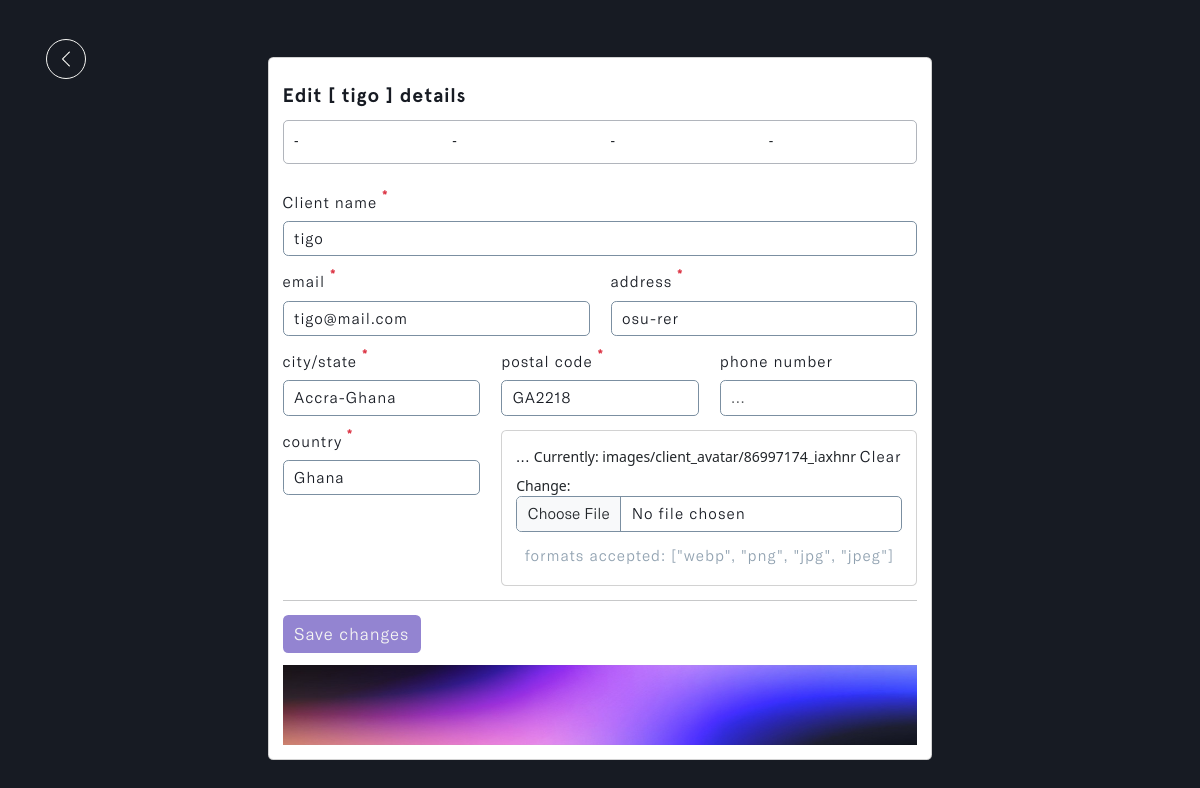
/client/b06b43166bf0449dad2a5774f604c17e (signed in), run on the app's committed database.
### invoice/models.py (models this page shows, shortened)
class Client(models.Model):
    account_owner = models.ForeignKey(Profile, on_delete=models.CASCADE, related_name='clients', db_index=True)
    name = models.CharField(max_length=50, unique=True, db_index=True)
    address = models.CharField(max_length=255)
    country = models.CharField(max_length=50, null=True, blank=True)
    email = models.EmailField(max_length=100, unique=True, db_index=True)
    phone_number = models.IntegerField(null=True, blank=True)
    city_state = models.CharField(max_length=50, null=True, blank=True)
    postal_code = models.CharField(max_length=30, null=True, blank=True)
    client_avatar = ResizedImageField(size=[600, 600], quality=85, null=True, blank=True, upload_to='client_avatar/', default='emil-kowalski.png')
    updated_time_stamp = models.DateTimeField(auto_now=True, db_index=True)
    created_time_stamp = models.DateTimeField(auto_now_add=True, db_index=True)
    id = models.UUIDField(default=uuid.uuid4, primary_key=True, unique=True, editable=False)
    class Meta:
        ordering = ['-updated_time_stamp']
        indexes = [
            models.Index(fields=['name']),
            models.Index(fields=['email']),
            models.Index(fields=['updated_time_stamp']),
            models.Index(fields=['created_time_stamp']),
        ]

### invoice/views.py (the view, shortened to what this page needs)
# urls.py: path('client/<str:pk>', views.edit_client, name='client-details'),
@login_required(login_url='login')
def edit_client(request, pk):
    profile = request.user.profile
    client = profile.clients.get(id=pk)
    form = ClientCreationForm(instance=client)
    context = {'form': form, 'client': client}
    return render(request, 'invoice/client-details.html', context)

### invoice/forms.py
class ClientCreationForm(ModelForm):
    class Meta:
        model = Client
        fields = ['name', 'address', 'country', 'city_state', 'email', 'phone_number', 'postal_code', 'client_avatar']
        widgets = {
            'name': forms.TextInput(attrs={'placeholder': '...'}),
            'address': forms.TextInput(attrs={'placeholder': '...'}),
            'country': forms.TextInput(attrs={'placeholder': '...'}),
            'city_state': forms.TextInput(attrs={'placeholder': '...'}),
            'email': forms.TextInput(attrs={'placeholder': '...'}),
            'phone_number': forms.TextInput(attrs={'placeholder': '...'}),
            'postal_code': forms.TextInput(attrs={'placeholder': '...'}),
        }
    def __init__(self, *args, **kwargs):
        super(ClientCreationForm, self).__init__(*args, **kwargs)
        for name, fields in self.fields.items():
            fields.widget.attrs.update({'class': 'input form-control'})

### invoice/templates/invoice/client-details.html (shortened to what this page needs)
{% load static %}
<!DOCTYPE html>
<html lang="en" class="js has-scroll-init has-scroll-smooth">
  <head>
    <link rel="stylesheet" href="{% static '/css/bootstrap.min.css' %}" />
    <link rel="stylesheet" href="{% static '/css/client-details.css' %}" />
    <link
      rel="stylesheet"
      href="https://maxcdn.bootstrapcdn.com/font-awesome/4.5.0/css/font-awesome.min.css"
    />
  </head>
  <body
    id="pageTop"
    class="page-content"
    data-spy="scroll"
    data-target="#mainNav"
  >
    <main>
      <div data-scroll class="page page--layout-2" id="main">
        <div id="client--details-hero">
          <div class="container-fluid">
            <div class="client--details-intro">
              <a href="javascript:history.back()">
                <img
                  src="{% static '/images/left.png' %}"
                  class="img-fluid"
                  id="return_back"
                  alt="return_back-img"
                />
              </a>
              <div class="card d-flex mx-auto" id="main--card">
                <div class="card-body">
                  <h5>Edit [ {{client.name}} ] details</h5>
                  <div class="row" id="ion-icon--card">
                    <div class="col-3 col-md-3">
                       -
                    </div>
                    <div class="col-3 col-md-3">
                       -
                    </div>
                    <div class="col-3 col-md-3">
                       -
                    </div>
                    <div class="col-3 col-md-3">
                       -
                    </div>
                  </div>
                  <form action="" method="POST" enctype="multipart/form-data">
                    <div class="row">
                      <div class="col-md-12">
                        <div class="mb-3">
                          <label
                            for="exampleFormControlInput1"
                            class="form-label"
                            >Client name
                            <sup class="text-danger fw-bold fs-6">*</sup></label
                          >
                          {{form.name}}
                        </div>
                      </div>
                      <div class="col-md-6">
                        <div class="mb-3">
                          <label for="exampleEmail" class="form-label"
                            >email
                            <sup class="text-danger fw-bold fs-6">*</sup></label
                          >
                          {{form.email}}
                        </div>
                      </div>
                      <div class="col-md-6">
                        <div class="mb-3">
                          <label for="exampleAddress" class="form-label"
                            >address
                            <sup class="text-danger fw-bold fs-6">*</sup></label
                          >
                          {{form.address}}
                        </div>
                      </div>
                      <div class="col-md-4">
                        <div class="mb-3">
                          <label for="exampleFCity--State" class="form-label"
                            >city/state
                            <sup class="text-danger fw-bold fs-6">*</sup></label
                          >
                          {{form.city_state}}
                        </div>
                      </div>
                      <div class="col-md-4">
                        <div class="mb-3">
                          <label for="examplePostal--code" class="form-label"
                            >postal code
                            <sup class="text-danger fw-bold fs-6">*</sup></label
                          >
                          {{form.postal_code}}
                        </div>
                      </div>
                      <div class="col-md-4">
                        <div class="mb-3">
                          <label for="exampleNumber" class="form-label"
                            >phone number</label
                          >
                          {{form.phone_number}}
                        </div>
                      </div>
                      <div class="col-md-4">
                        <div class="mb-3">
                          <label for="exampleCountry" class="form-label"
                            >country
                            <sup class="text-danger fw-bold fs-6">*</sup></label
                          >
                          {{form.country}}
                        </div>
                      </div>
                      <div class="col-md-8">
                        <div class="card">
                          <div class="card-body">
                            <div class="mb-3">
                              <label for="formFile" class="form-label">
                                ...
                              </label>
                              {{form.client_avatar}}
                            </div>
                            <h6>
                              formats accepted: ["webp", "png", "jpg", "jpeg"]
                            </h6>
                          </div>
                        </div>
                      </div>
                    </div>
                    <hr id="offcanvas--line" />
                    <input
                      type="submit"
                      id="save--btn"
                      class="btn"
                      value="Save changes"
                    />
                    <a
                      id="delete--btn"
                      class="btn"
                      data-bs-toggle="modal"
                      data-bs-target="#deleteAccountModal"
                      ></a>
                  </form>
                  <img
                    src="{% static '/images/banner.jpeg' %}"
                    class="img-fluid offcanvas--banner"
                    alt="offcanvas--banner"
                  />
                </div>
              </div>
            </div>
          </div>
        </div>
      </div>
    </main>
  </body>
</html>

### static/css/client-details.css (style rules this page uses)
*, *::after, *::before { box-sizing: border-box; margin: 0; padding: 0; }
html, body { box-sizing: border-box; font-size: 14px; margin: 0; padding: 0; width: 100%; overflow-x: hidden; background: var(--main-color); -webkit-font-smoothing: antialiased; -moz-osx-font-smoothing: grayscale; scroll-behavior: smooth; }
a { text-decoration: none; }
.page-content { --main-color: #171b23; --text-color: #f6f6f3; --header-font: "Apercu-Bold"; --text-font: "GTAmerica-Light"; }
a { text-decoration: none; color: var(--accent-color); }
#client--details-hero { margin-top: 10%; }
.client--details-intro { margin: 3%; }
#return_back { width: 5%; padding: 10px; border-radius: 50%; border: 1px solid var(--text-color); display: inline-block; width: 40px; height: 40px; margin-bottom: 3%; }
.client--details-intro h5 { font-size: 1.5rem; font-family: var(--header-font); color: var(--main-color); letter-spacing: 1px; margin-top: 2%; margin-bottom: 4%; }
.client--details-intro #ion-icon--card { border: 1px solid #6b728086; margin-top: 4%; padding: 2%; margin: 1%; border-radius: 5px; padding-top: 4%; padding-bottom: 4%; }
.client--details-intro .col-md-12 { margin-top: 11%; }
.client--details-intro label { font-size: 1.2rem; font-family: var(--text-font); color: var(--main-color); letter-spacing: 1px; }
.client--details-intro .input { color: var(--main-color); letter-spacing: 1px; font-family: var(--text-font); font-size: 1.1rem; border: 1px solid #7b8fa1; background: transparent; border-bottom-right-radius: 5px; border-top-right-radius: 5px; }
#save--btn { color: var(--text-color); letter-spacing: 1px; font-family: var(--text-font); font-size: 1.3rem; background: #9384d1; transition: all 0.5s ease-in-out; }
#client--details-hero h6 { font-size: 1.2rem; font-family: var(--text-font); color: #7b8fa1d7; letter-spacing: 1px; text-align: center; }
@media (min-width: 1200px) { #client--details-hero { margin-top: 1%; } }
@media (min-width: 1200px) { .client--details-intro { margin: 3%; } }
@media (min-width: 1200px) { #return_back { width: 5%; padding: 10px; width: 40px; height: 40px; margin-bottom: -2%; } }
@media (min-width: 1200px) { .client--details-intro #main--card { width: 60%; } }
@media (min-width: 1200px) { .client--details-intro h5 { font-size: 1.4rem; margin-top: 2%; margin-bottom: 2%; } }
@media (min-width: 1200px) { .client--details-intro #ion-icon--card { margin-top: 4%; padding: 0%; margin: 0%; padding-top: 1%; padding-bottom: 1%; } }
@media (min-width: 1200px) { .client--details-intro .col-md-12 { margin-top: 4%; } }
@media (min-width: 1200px) { .client--details-intro label { font-size: 1.1rem; } }
@media (min-width: 1200px) { .client--details-intro .input { font-size: 1.1rem; } }
@media (min-width: 1200px) { #save--btn { font-size: 1.2rem; } }
@media (min-width: 1200px) { .offcanvas--banner { margin-top: 1%; height: 10vh; width: 100%; } }
@media (min-width: 1200px) { #client--details-hero h6 { font-size: 1.1rem; } }

### data on the page
Client: name "tigo", email "tigo@mail.com", address "osu-rer", city_state "Accra-Ghana", postal_code "GA2218", country "Ghana"
